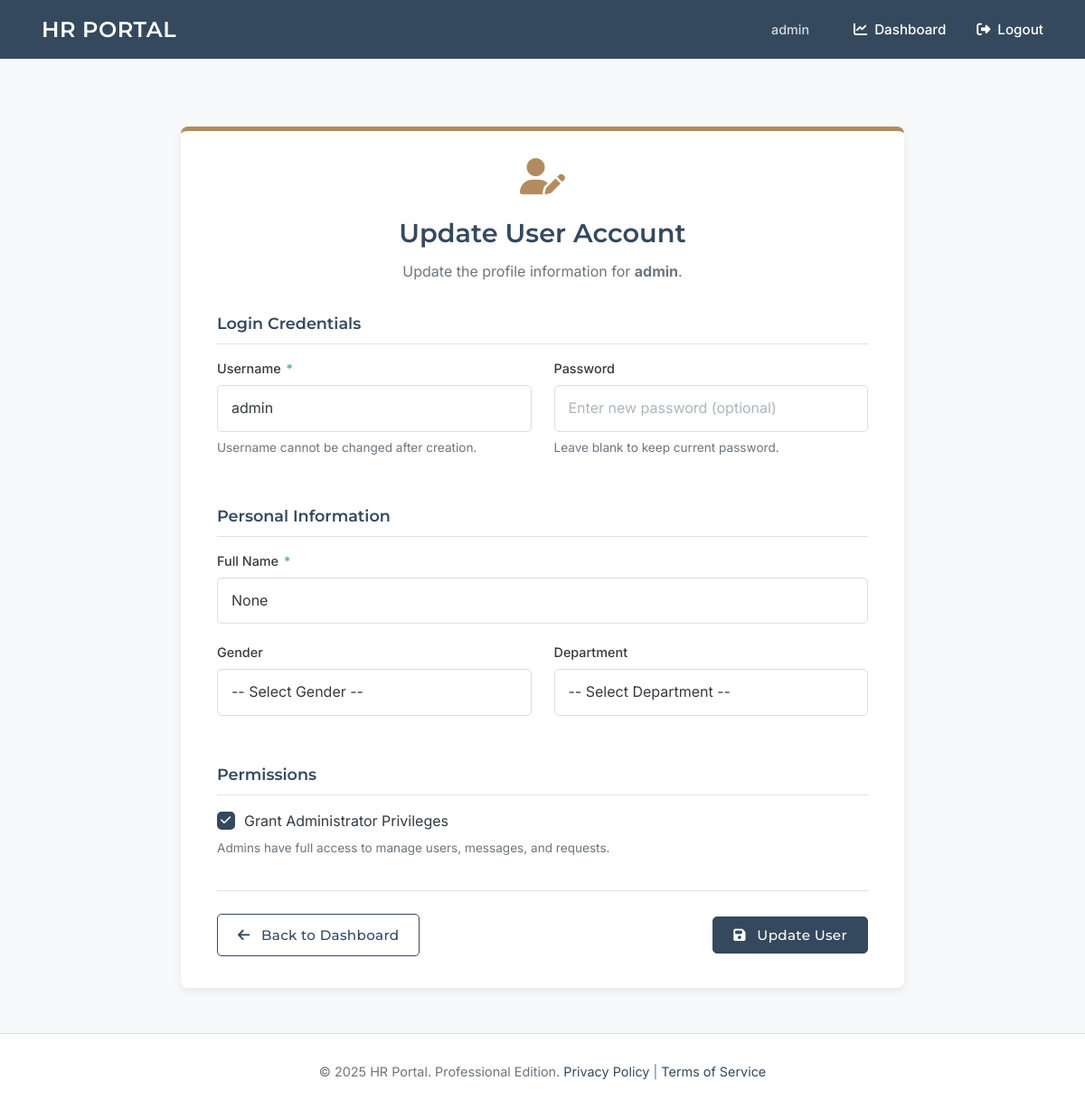
Before: /admin/users/update/2 (signed in) with the older database file.
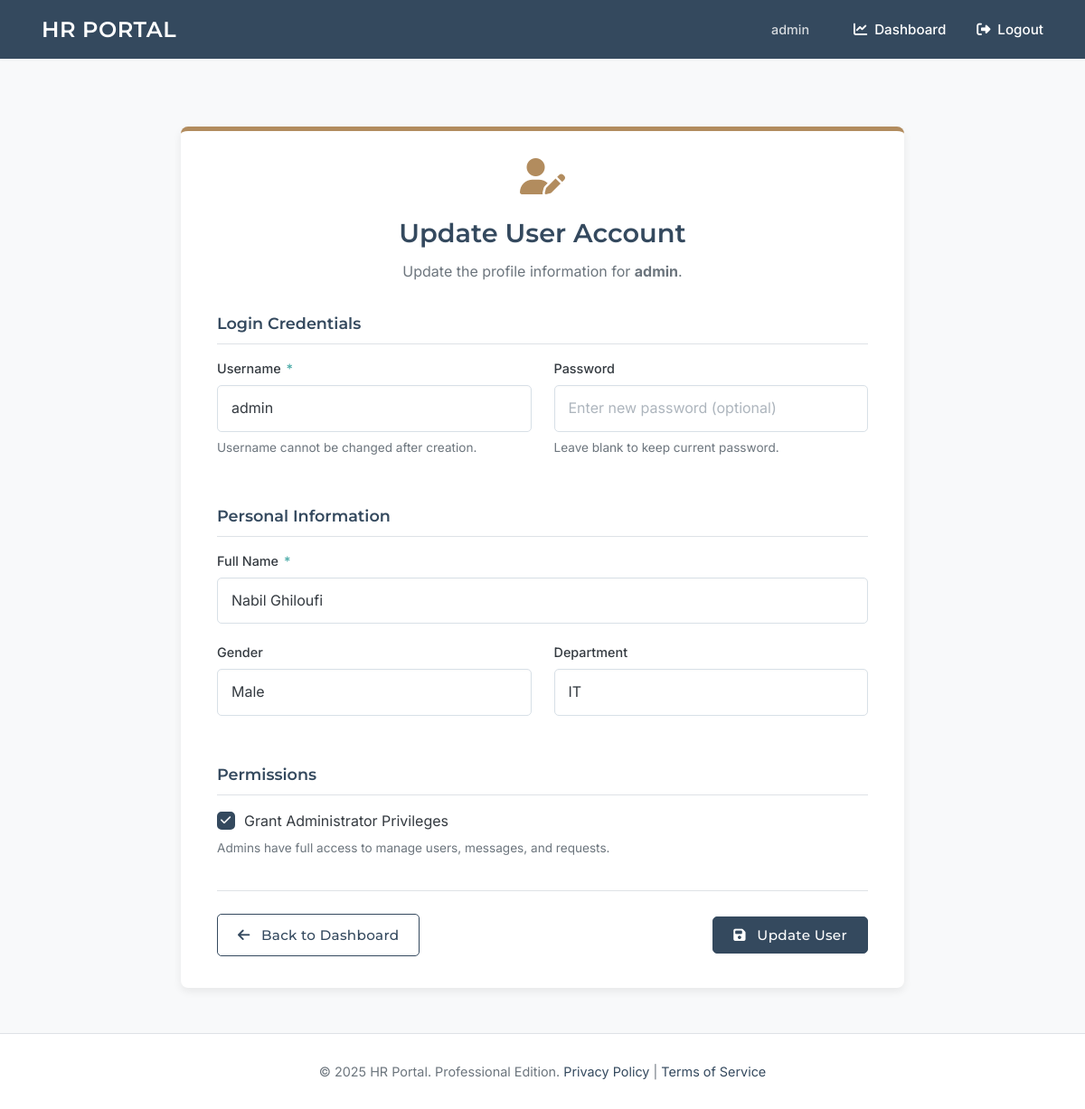
After: the same page with the newer database file.
### tables this page shows
CREATE TABLE users (
    id INTEGER PRIMARY KEY AUTOINCREMENT,
    username TEXT UNIQUE NOT NULL,
    password_hash TEXT NOT NULL,
    is_admin BOOLEAN NOT NULL DEFAULT 0,
    full_name TEXT,             -- NEW
    gender TEXT,                -- NEW (e.g., 'male', 'female', 'other', 'prefer_not_to_say')
    department TEXT             -- NEW
);

### app.py (the view, shortened to what this page needs)
@app.route('/admin/users/update/<int:user_id>', methods=['GET', 'POST'])
@login_required
@admin_required
def admin_update_user(user_id):
    db = get_db(); user_to_update = db.execute('SELECT id, username, is_admin, full_name, gender, department FROM users WHERE id = ?', (user_id,)).fetchone()
    if not user_to_update: flash('User not found.', 'error'); return redirect(url_for('dashboard'))
    return render_template('admin_user_form.html', action="Update", user=user_to_update, department_choices=DEPARTMENT_CHOICES, gender_choices=GENDER_CHOICES)

### app.py (called while the page is built)
def get_db():
    if 'db' not in g:
        try:
            os.makedirs(app.instance_path, exist_ok=True)
            os.makedirs(app.config['UPLOAD_FOLDER'], exist_ok=True)
            os.makedirs(app.config['PAYSLIP_UPLOAD_FOLDER'], exist_ok=True)
            os.makedirs(app.config['VACATION_APPROVAL_UPLOAD_FOLDER'], exist_ok=True)
        except OSError as e:
            app.logger.error(f"Error creating instance/upload paths: {e}")
        g.db = sqlite3.connect(app.config['DATABASE'], detect_types=sqlite3.PARSE_DECLTYPES)
        g.db.row_factory = sqlite3.Row
    return g.db

def login_required(view):
    @wraps(view)
    def wrapped_view(**kwargs):
        if getattr(g, 'user', None) is None:
            flash('Please log in to access this page.', 'error'); return redirect(url_for('login', next=request.url))
        return view(**kwargs)
    return wrapped_view

@app.before_request
def load_logged_in_user():
    user_id = session.get('user_id'); g.user = None
    if user_id is not None:
        g.user = get_db().execute('SELECT id, username, is_admin, full_name, gender, department FROM users WHERE id = ?', (user_id,)).fetchone()

### templates/admin_user_form.html (shortened to what the changed rows need)
{% extends 'base.html' %}
{% block content %}
<div class="admin-form-page-container">
    <div class="admin-form-card">
        <header class="form-card-header">
            <h1 class="page-title" style="margin-bottom: 5px; font-size: 1.8em;">{{ action }} User Account</h1>
            <p class="page-subtitle" style="margin-top: 0; font-size: 1em;">
                {% if action == 'Create' %}
                Provide the details to create a new user profile.
                {% else %}
                Update the profile information for <strong>{{ user.username }}</strong>.
                {% endif %}
            </p>
        </header>
        <form method="post" class="styled-form">
            <div class="form-row">
                <div class="form-group column">
                    <label for="username">Username <span class="required-asterisk">*</span></label>
                    <input type="text" name="username" id="username" class="form-control elegant-input"
                           value="{{ user.username if user else request.form.username or '' }}"
                           {{ 'readonly' if action == 'Update' else 'required' }}>
                    {% if action == 'Update' %}
                        <small class="form-text text-muted">Username cannot be changed after creation.</small>
                    {% endif %}
                </div>
            </div>
            <div class="form-group">
                <label for="full_name">Full Name <span class="required-asterisk">*</span></label>
                <input type="text" name="full_name" id="full_name" class="form-control elegant-input"
                       value="{{ user.full_name if user else request.form.full_name or '' }}" required>
            </div>
            <div class="form-row">
                <div class="form-group column">
                    <div class="select-wrapper elegant-select-wrapper">
                        <select name="gender" id="gender" class="form-control elegant-select">
                            <option value="" {{ 'selected' if not (user and user.gender) and not request.form.gender }}>-- Select Gender --</option>
                            {% for choice in gender_choices %}
                            <option value="{{ choice }}"
                                    {{ 'selected' if (user and user.gender == choice) or (request.form.gender == choice) }}>
                                {{ choice }}
                            </option>
                            {% endfor %}
                        </select>
                    </div>
                </div>
                <div class="form-group column">
                    <div class="select-wrapper elegant-select-wrapper">
                        <select name="department" id="department" class="form-control elegant-select">
                            <option value="" {{ 'selected' if not (user and user.department) and not request.form.department }}>-- Select Department --</option>
                            {% for choice in department_choices %}
                            <option value="{{ choice }}"
                                    {{ 'selected' if (user and user.department == choice) or (request.form.department == choice) }}>
                                {{ choice }}
                            </option>
                            {% endfor %}
                        </select>
                    </div>
                </div>
            </div>
        </form>
    </div>
</div>
{% endblock %}

### templates/base.html (shortened to what this page needs)
<!doctype html>
<html lang="en">
<head>
    <link rel="stylesheet" href="https://cdnjs.cloudflare.com/ajax/libs/font-awesome/6.4.0/css/all.min.css">
    <link rel="stylesheet" href="https://cdn.jsdelivr.net/npm/flatpickr/dist/flatpickr.min.css">
</head>
<body>
    <nav class="navbar">
        <a href="{{ url_for('index') }}" class="site-title">HR PORTAL</a>
        <div class="right">
            {% if g.user %}
                <span>{{ g.user.username }}</span>
                <a href="{{ url_for('dashboard') }}"><i class="fas fa-chart-line fa-fw"></i> Dashboard</a>
                <a href="{{ url_for('logout') }}"><i class="fas fa-sign-out-alt fa-fw"></i> Logout</a>
            {% else %}
                <a href="{{ url_for('login') }}"><i class="fas fa-sign-in-alt fa-fw"></i> Login</a>
                <a href="{{ url_for('register') }}"><i class="fas fa-user-plus fa-fw"></i> Register</a>
            {% endif %}
        </div>
    </nav>
    <main class="container">
        {% block content %}{% endblock %}
    </main>
    <footer>
        © {{ now.year if now else '2024' }} HR Portal. Professional Edition.
        <a href="#">Privacy Policy</a> | <a href="#">Terms of Service</a>
    </footer>
</body>
</html>

Changed rows visible on the page:
changed users "admin": full_name (not shown) → "Nabil Ghiloufi"
Other visible differences:
form field gender: "-- Select Gender --" → "Male"
form field department: "-- Select Department --" → "IT"
form field full_name: "None" → (not shown)
